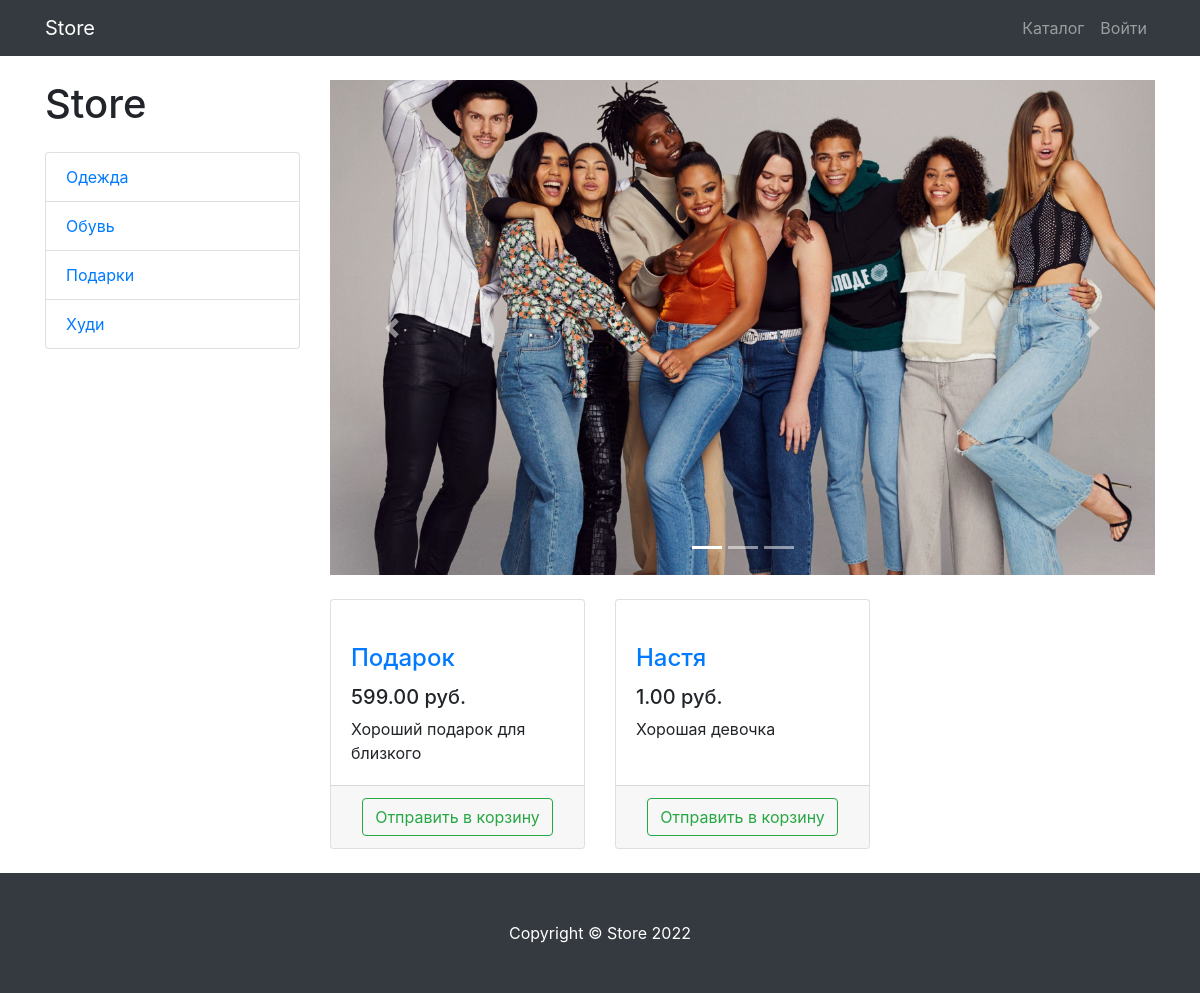
Screenshot of /products/category/3/ with the database file from the repository.
### products/models.py (models this page shows, shortened)
class category(models.Model):
    title = models.CharField("Название категории", max_length=200, unique=True)
    description = models.TextField("Описание", null=True, blank=True)
    class Meta:                              #класс мета это создание доп настроек, с помощью этой мы сделали отображение в админке не POSTSS, а продукты, а также продукт в единственном числе
        verbose_name='Категория'
        verbose_name_plural='Категории'

class Posts(models.Model):
    title = models.CharField("Название", max_length=256)
    description = models.TextField("Описание")
    price = models.DecimalField("Цена", max_digits=6, decimal_places=2)
    quantity = models.PositiveIntegerField("Количество", default=0)
    image = models.ImageField(
        upload_to='products_images', null=True, blank=True)
    category = models.ForeignKey(
        to=category, on_delete=models.CASCADE)
    class Meta:                              #класс мета это создание доп настроек, с помощью этой мы сделали отображение в админке не POSTSS, а продукты, а также продукт в единственном числе
        verbose_name='Продукт'
        verbose_name_plural='Продукты'

### products/views.py (the view)
# urls.py: path('', ProductsListView.as_view(), name="index"),          #путь для всех объектов в каталоге
class ProductsListView(CommonContextMixin ,ListView):
    model=Posts
    template_name='products/products.html'
    paginate_by=3
    title='Store-каталог'
    def get_queryset(self) :
        queryset=super(ProductsListView,self).get_queryset()
        category_id=self.kwargs.get('category_id')                                           #теперь все данные, которые приходят к нам через юрл(к примеру категори айди) приходят в self.kwargs, там нам и нужно с ними работать. kwargs это словарь
        return queryset.filter(category_id=category_id) if category_id else queryset
    def get_context_data(self,*,object_list=None , **kwargs):
        context=super(ProductsListView,self).get_context_data()
        context['categories']=category.objects.all()
        return context

### common/views.py (called while the page is built)
    def get_context_data(self, **kwargs):
        context=super(CommonContextMixin,self).get_context_data(**kwargs)
        context['title']=self.title
        return context

### products/context_processors.py (called while the page is built)
def baskets(request):                     #Контекстный процессор, который делает переменную basket глобальной
    user=request.user
    return {'basket':Basket.objects.filter(user=user) if user.is_authenticated else []}

### products/templates/products/products.html (shortened to what this page needs)
{% extends 'products/base.html'%}
{% load static%}
{% block css%}
<link href="{%static 'vendor/css/products.css'%}" rel="stylesheet">
{%endblock%}
{%block content%}
<div class="container">
    <div class="row">
        <div class="col-lg-3">
            <h1 class="my-4">Store</h1>
            <div class="list-group">
                {%for el in categories%}
                    <a href="{%url 'products:category' el.id  %}" class="list-group-item">{{el.title}}</a>
                {%endfor%}
            </div>
        </div>
        <div class="col-lg-9">
            <div id="carouselExampleIndicators" class="carousel slide my-4" data-ride="carousel">
                <ol class="carousel-indicators">
                    <li data-target="#carouselExampleIndicators" data-slide-to="0" class="active"></li>
                    <li data-target="#carouselExampleIndicators" data-slide-to="1"></li>
                    <li data-target="#carouselExampleIndicators" data-slide-to="2"></li>
                </ol>
                <div class="carousel-inner" role="listbox">
                    <div class="carousel-item active">
                        <img class="d-block img-fluid" src="{% static 'vendor/img/slides/slide-1.jpg' %}"
                            alt="First slide">
                    </div>
                </div>
                <a class="carousel-control-prev" href="#carouselExampleIndicators" role="button" data-slide="prev">
                    <span class="carousel-control-prev-icon" aria-hidden="true"></span>
                </a>
                <a class="carousel-control-next" href="#carouselExampleIndicators" role="button" data-slide="next">
                    <span class="carousel-control-next-icon" aria-hidden="true"></span>
                </a>
            </div>
            <div class="row">
                {%if length%}
                    <div class="text=center">
                        <p class="card-text">Извините, в этой категории пока что нет товаров</p>
                    </div>
                {%else%}
                    {%for el in object_list%}
                    <div class="col-lg-4 col-md-6 mb-4">
                        <div class="card h-100">
                            <a href="#">
                            </a>
                            <div class="card-body">
                                <h4 class="card-title">
                                    <a href="#">{{el.title}}</a>
                                </h4>
                                <h5>{{el.price}} руб.</h5>
                                <p class="card-text">{{el.description}}</p>
                            </div>
                            <div class="card-footer text-center">
                                <a class='btn btn-outline-success' href="{% url 'products:basket_add' el.id%}">
                                    Отправить в корзину
                                </a>
                            </div>
                        </div>
                    </div>
                    {%endfor%}
                {%endif%}
            </div>
        </div>
    </div>
</div>
{%endblock%}
{%block footer%}
<footer class="py-5 bg-dark">
    <div class="container">
        <p class="m-0 text-center text-white">Copyright &copy; Store 2022</p>
    </div>
</footer>
{%endblock%}

### rows the page displays
category: title "Одежда"
category: title "Обувь"
category: title "Подарки"
category: title "Худи"
Posts: title "Подарок", price "599.00", description "Хороший подарок для близкого"
Posts: title "Настя", price "1.00", description "Хорошая девочка"
